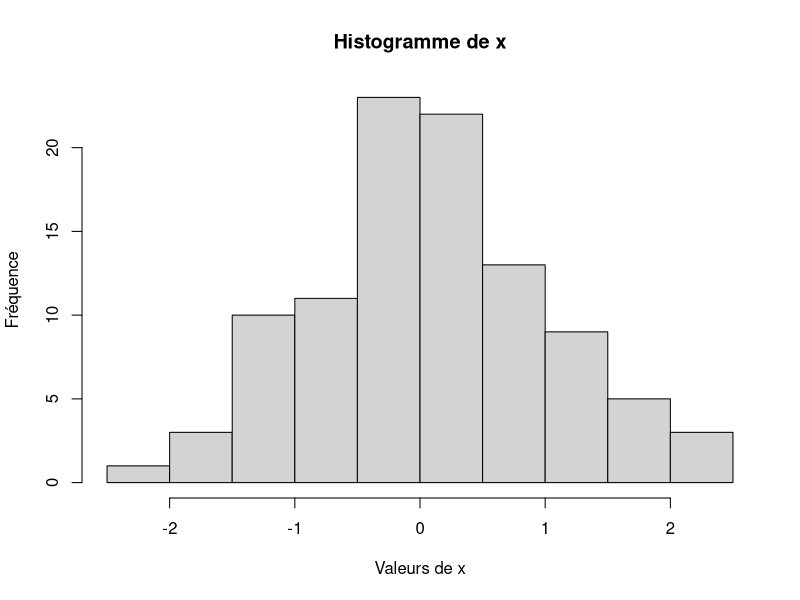
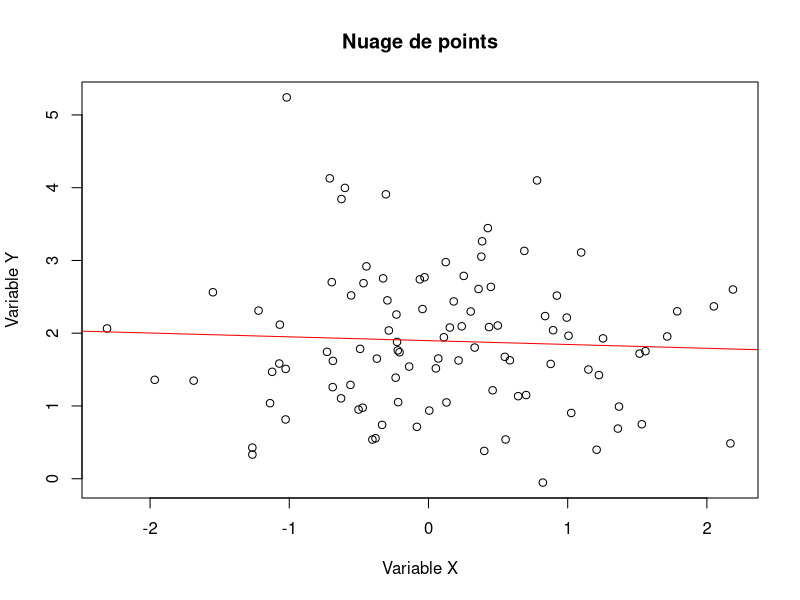

Generate these figures, in order, with R:
## ---- chunk 1
# 1. Quelques fonctions 

#Nous utilisons la fonction rnorm() pour générer 100 nombres aléatoires suivant une distribution normale pour les variables x et y.

#La fonction set.seed() est utilisée pour fixer la graine aléatoire, assurant ainsi la reproductibilité des résultats.

set.seed(123)  
x <- rnorm(100)  
y <- rnorm(100, mean = 2, sd = 1)  

# 2. Affichage des données

# Nous affichons les valeurs des variables x et y.

print(x)
print(y)

# 3. Calcul de statistiques descriptives

# Nous calculons la moyenne et l'écart type de la variable x, ainsi que les quantiles de la variable x.

mean_x <- mean(x)
sd_x <- sd(x)
quantile_x <- quantile(x)

# 4. Affichage des statistiques

# Nous affichons les statistiques calculées pour la variable x.

print(mean_x)
print(sd_x)
print(quantile_x)

# 5. Création d'un histogramme

# Nous créons un histogramme pour visualiser la distribution des valeurs de la variable x.

hist(x, main = "Histogramme de x", xlab = "Valeurs de x", ylab = "Fréquence")

# 6. Création d'un nuage de points

# Nous créons un nuage de points pour visualiser la relation entre les variables x et y.

plot(x, y, main = "Nuage de points", xlab = "Variable X", ylab = "Variable Y")

# 7. Régression linéaire

# Nous ajustons un modèle de régression linéaire pour prédire la variable y en fonction de la variable x.

model <- lm(y ~ x)  
summary(model)  

# 8. Affichage de la droite de régression sur le nuage de points

# Maintenant on va superposer la droite de régression sur le nuage de points pour visualiser la relation linéaire.

abline(model, col = "red")

# 9. Test statistique

# Nous effectuons un test de Student pour comparer les moyennes des deux échantillons (variables x et y).

t_test <- t.test(x, y)  
print(t_test)

# 10. Création d'une fonction personnalisée

# Nous définissons une fonction personnalisée qui prend deux arguments a et b, et retourne leur somme des carrés.

my_function <- function(a, b) {
  result <- a^2 + b^2
  return(result)
}

# 11. Utilisation de la fonction personnalisée

# Nous utilisons la fonction personnalisée pour calculer la somme des carrés de 3 et 4.

result <- my_function(3, 4)
print(result)
